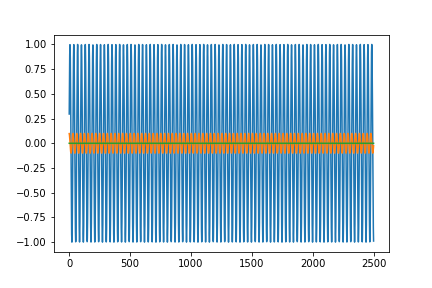

The script that saved this image:
import matplotlib.pyplot as plt
import numpy as np

N = 100
y = 20
iterations = 2500
vals = (1 / np.sqrt(N)) * np.ones(N)
y_amp = np.zeros(iterations)
xs = np.arange(0, iterations)
means = np.zeros(iterations)
zeros = np.zeros(iterations)

iters = []
count = 0
maxs = []

i = 0
while (i < iterations):
	vals[y - 1] = -vals[y - 1]
	mean = np.mean(vals)
	vals = mean * 2 - vals
	y_amp[i] = vals[y - 1]

	if (i > 3 and y_amp[i] < y_amp[i - 1] and y_amp[i - 1] > y_amp[i - 2]):
		iters.append(count)
		maxs.append(y_amp[i - 1])
		count += 1
		print(y_amp[i - 1])

	means[i] = mean
	
	i += 1

plt.plot(xs, y_amp)
plt.plot(xs, means)
plt.plot(xs, zeros)
plt.savefig('grover.png')

plt.close()
plt.plot(iters, maxs)
plt.savefig('tops.png')